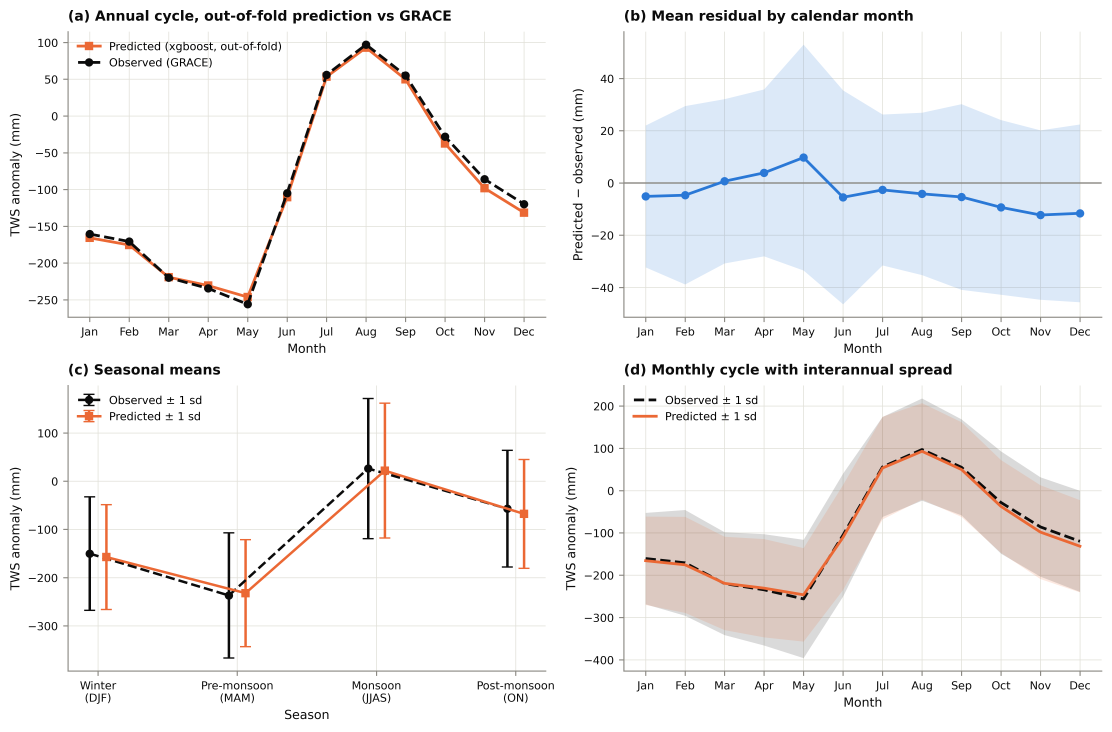
#> input picture Results/downscaling/Fig_annual_cycle_xgboost.png, 6669 x 4389 px (shown at 1/6 size)
$ python make_fig6_seasonal_cycle.py
#> lines starting #> are read from the running program, lines starting #| are printed output that depends on the picture
"""
Figure 6 -- the seasonal cycle, as the one file the journal takes.

WHY THIS SCRIPT EXISTS
----------------------
Fig. 6 is two plates drawn by two different pipeline steps: the basin-mean
annual cycle by `main/downscale_annual_cycle.py`, and the 0.1 degree seasonal
means by `main/generate_gridded_maps.py`. The manuscript places them one above
the other under a single caption ("Upper: ... Lower: ..."), but the journal
wants one file per figure. This script stacks the two rendered plates into that
file.

WHY STACK PIXELS RATHER THAN REDRAW
-----------------------------------
Redrawing both plates on one canvas would mean a third copy of two plotting
routines, and a third copy is how the figure and its sources drift apart.
Stacking the rendered PNGs means Fig. 6 is, pixel for pixel, the two plates the
pipeline writes. Both are rendered at the same DPI and are within 4% of each
other in width; the lower plate is resampled to the upper one's width, so the
two share left and right edges as they do in the manuscript.

USAGE
-----
    python make_fig6_seasonal_cycle.py

Run after the pipeline has written both source plates.
"""

from __future__ import annotations

import os
import sys

from PIL import Image

HERE = os.path.dirname(os.path.abspath(__file__))
REPO = os.path.abspath(os.path.join(HERE, '..'))

OUT = os.path.join(HERE, 'output')
STEM = 'Fig6_seasonal_cycle'
UPPER = os.path.join(REPO, 'Results', 'downscaling', 'Fig_annual_cycle_xgboost.png')
LOWER = os.path.join(REPO, 'Results', 'figures', 'gridded_maps',
                     'Fig_seasonal_mean_0p1deg.png')

# White band between the plates, in inches at the plates' own DPI. Each plate
# already carries matplotlib's 0.1 in tight-bbox pad, so this adds to 0.4 in.
GAP_IN = 0.2


def main() -> int:
    for path in (UPPER, LOWER):
        if not os.path.exists(path):
            print(f'missing source plate: {path}', file=sys.stderr)
            return 1
    upper = Image.open(UPPER)
#> upper is the input picture: PIL image 6669x4389 RGBA; mean R, G, B, A 243.1, 242.5, 243.1, 255
    lower = Image.open(LOWER)
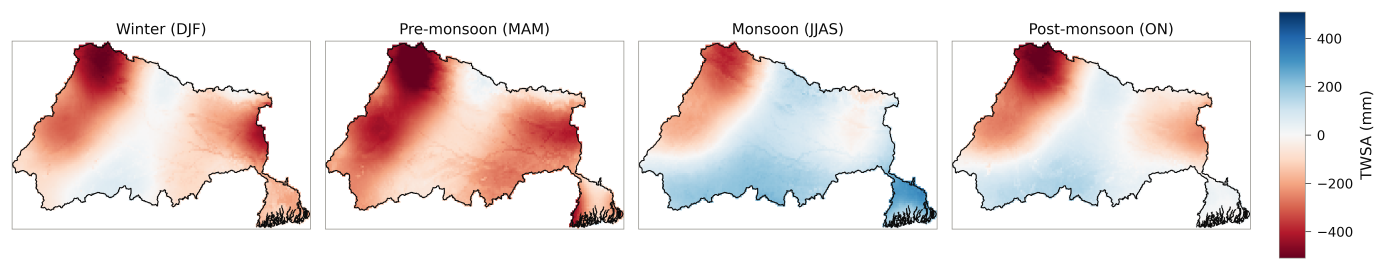
#> input picture Results/figures/gridded_maps/Fig_seasonal_mean_0p1deg.png, 6933 x 1350 px (shown at 1/5 size)
#> lower is the input picture: PIL image 6933x1350 RGBA; mean R, G, B, A 236.8, 224.7, 223, 255
    dpi = upper.info.get('dpi', (600, 600))
#> dpi = (600, 600)
    if round(dpi[0]) != round(lower.info.get('dpi', dpi)[0]):
        print('the two plates are at different DPI; re-render them first',
              file=sys.stderr)
        return 1
    upper, lower = upper.convert('RGB'), lower.convert('RGB')
#> upper: PIL image 6669x4389 RGB
#> lower: PIL image 6933x1350 RGB

    width = upper.width
#> width = 6669
    lower = lower.resize((width, round(lower.height * width / lower.width)),
                         Image.LANCZOS)
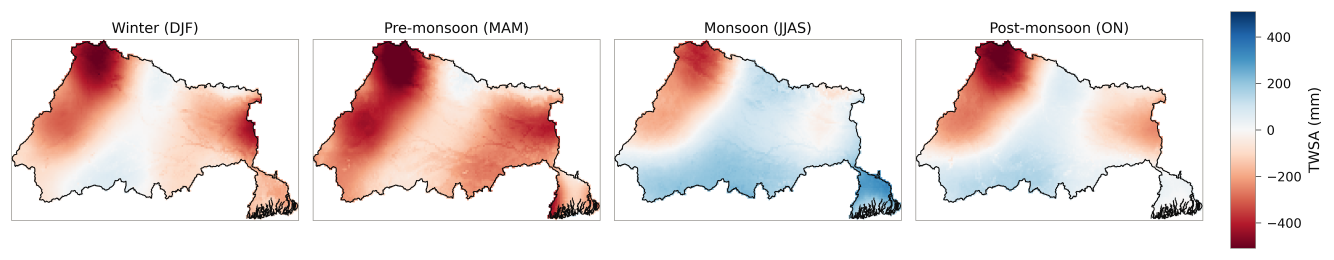
#> lower: PIL image 6669x1299 RGB (shown at 1/5 size); mean R, G, B 236.8, 224.7, 222.9
    gap = round(GAP_IN * dpi[0])
#> gap = 120

    fig = Image.new('RGB', (width, upper.height + gap + lower.height), 'white')
#> fig: PIL image 6669x5808 RGB; every value is 255
    fig.paste(upper, (0, 0))
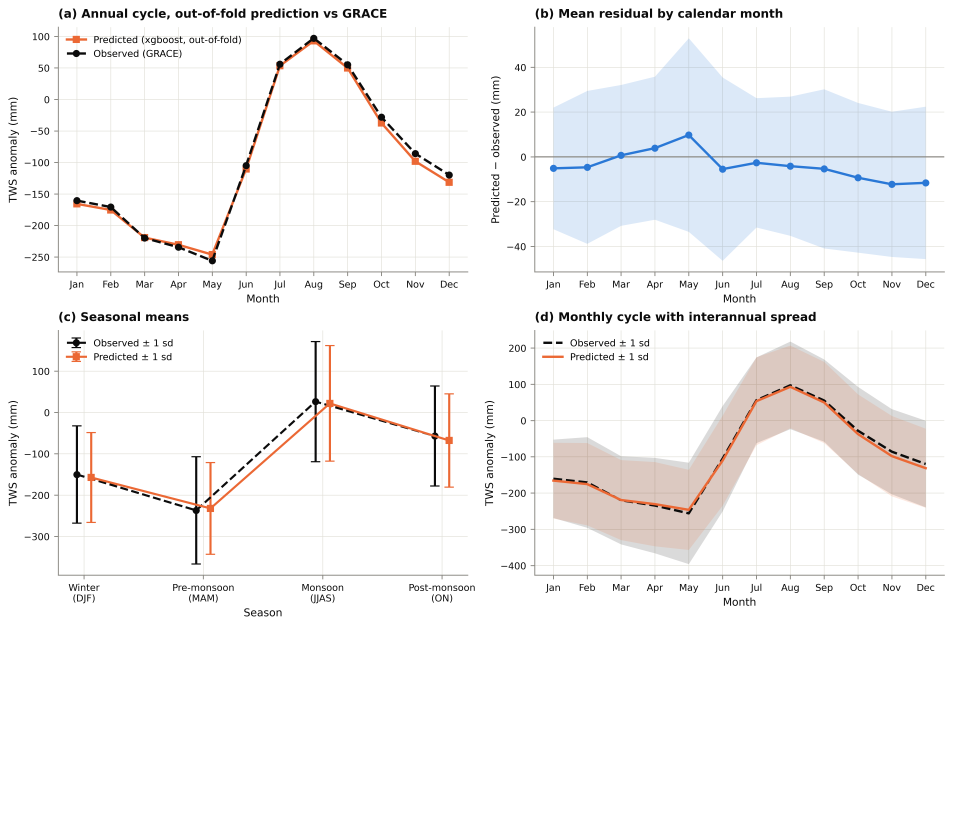
#> fig: PIL image 6669x5808 RGB (shown at 1/7 size); mean R, G, B 246, 245.5, 246
    fig.paste(lower, (0, upper.height + gap))
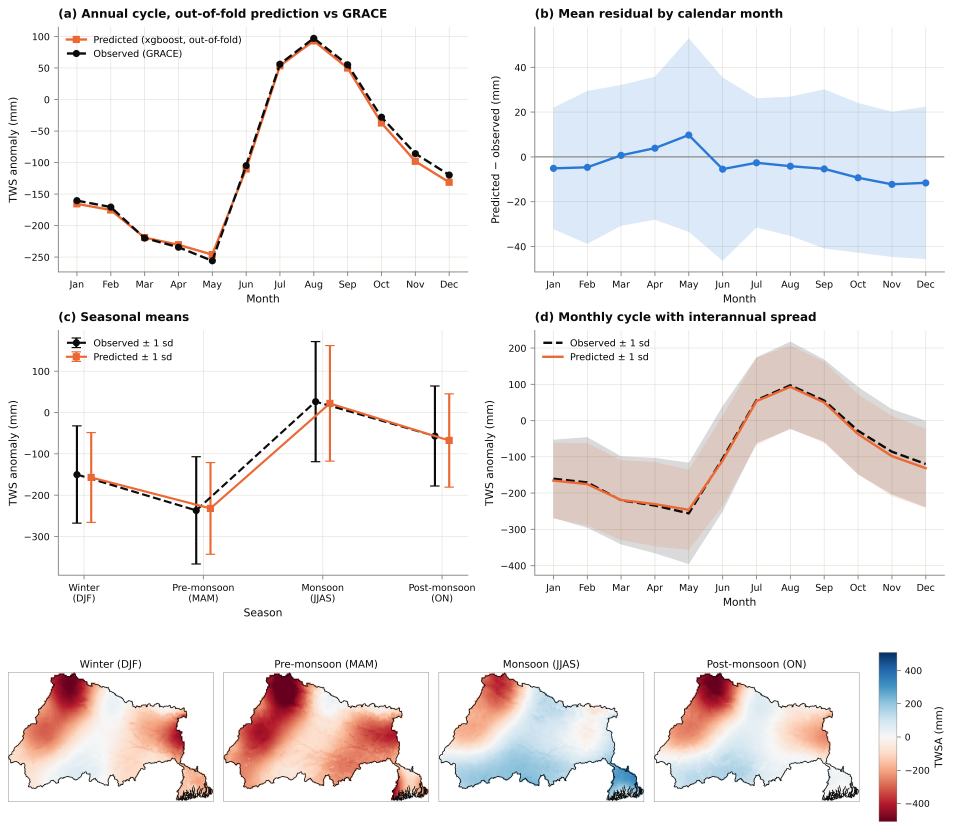
#> fig: PIL image 6669x5808 RGB (shown at 1/7 size); mean R, G, B 241.9, 238.8, 238.8

    os.makedirs(OUT, exist_ok=True)
    path = os.path.join(OUT, f'{STEM}.png')
    fig.save(path, dpi=dpi)
    print(f'written: {path}  ({fig.width} x {fig.height} px, '
          f'{fig.width / dpi[0]:.2f} x {fig.height / dpi[0]:.2f} in at '
          f'{dpi[0]:.0f} dpi)')
#| written: figures/output/Fig6_seasonal_cycle.png  (6669 x 5808 px, 11.12 x 9.68 in at 600 dpi)
    return 0


if __name__ == '__main__':
    raise SystemExit(main())
#> (the program exits here)
